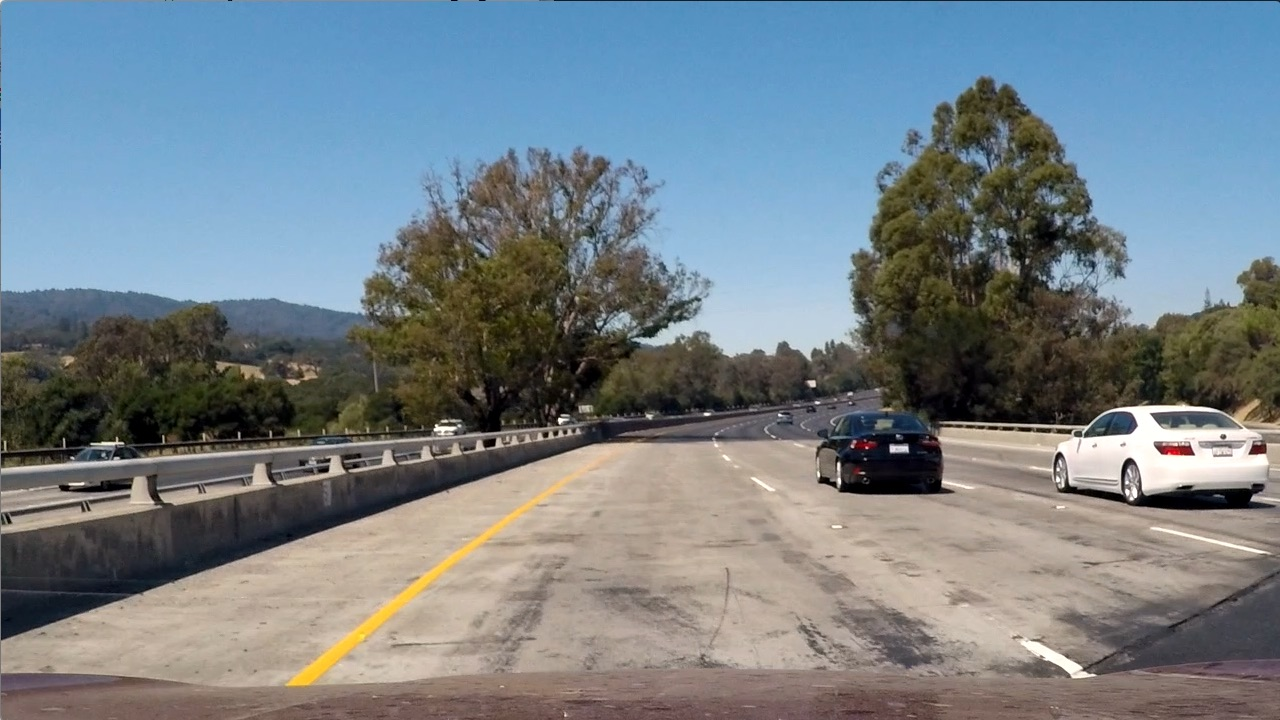
#> input picture test_images/test1.jpg, 1280 x 720 px; its folder holds only this picture in this run
$ jupyter execute --allow-errors VehicleDetection.ipynb   (shell and % lines are left out)   (older library calls are emulated)
#> lines starting #> are read from the running program, lines starting #| are printed output that depends on the picture
# Vehicle Detection

The goals / steps of this project are the following:

* Perform a Histogram of Oriented Gradients (HOG) feature extraction on a labeled training set of images and train a classifier Linear SVM classifier
* Optionally, you can also apply a color transform and append binned color features, as well as histograms of color, to your HOG feature vector.
* Note: for those first two steps don't forget to normalize your features and randomize a selection for training and testing.
* Implement a sliding-window technique and use your trained classifier to search for vehicles in images.
* Run your pipeline on a video stream (start with the test_video.mp4 and later implement on full project_video.mp4) and create a heat map of recurring detections frame by frame to reject outliers and follow detected vehicles.
* Estimate a bounding box for vehicles detected.

[cell 1]
from sklearn.svm import LinearSVC
from sklearn.preprocessing import StandardScaler
from skimage.feature import hog
from sklearn.model_selection import train_test_split
from skimage.feature import hog
import matplotlib.pyplot as plt
import matplotlib.image as mpimg
import numpy as np
import pandas as pd
import cv2
import glob
import time

These functions are taken from Udacity's course samples and this github page. [Reference](https://github.com/NikolasEnt/Vehicle-Detection-and-Tracking)

[cell 2]
# A function to show an image
# [7 lines left out: function show_img, not called in this run]

def convert_color(img, conv='RGB2YCrCb'):
    if conv == 'RGB2YCrCb':
        return cv2.cvtColor(img, cv2.COLOR_RGB2YCrCb)
    if conv == 'BGR2YCrCb':
        return cv2.cvtColor(img, cv2.COLOR_BGR2YCrCb)
    if conv == 'RGB2LUV':
        return cv2.cvtColor(img, cv2.COLOR_RGB2LUV)

def get_hog_features(img, orient, pix_per_cell, cell_per_block,
                        vis=False, feature_vec=True):
    # Call with two outputs if vis==True
    if vis == True:
        features, hog_image = hog(img, orientations=orient,
                                  pixels_per_cell=(pix_per_cell, pix_per_cell),
                                  cells_per_block=(cell_per_block, cell_per_block),
                                  block_norm= 'L2-Hys',
                                  transform_sqrt=False,
                                  visualise=vis, feature_vector=feature_vec)
        return features, hog_image
    # Otherwise call with one output
    else:
        features = hog(img, orientations=orient,
                       pixels_per_cell=(pix_per_cell, pix_per_cell),
                       cells_per_block=(cell_per_block, cell_per_block),
                       block_norm= 'L2-Hys',
                       transform_sqrt=False,
                       visualise=vis, feature_vector=feature_vec)
        return features

def bin_spatial(img, size=(32, 32)):
    color1 = cv2.resize(img[:,:,0], size).ravel()
    color2 = cv2.resize(img[:,:,1], size).ravel()
    color3 = cv2.resize(img[:,:,2], size).ravel()
    return np.hstack((color1, color2, color3))

def color_hist(img, nbins=32):    #bins_range=(0, 256)
    # Compute the histogram of the color channels separately
    channel1_hist = np.histogram(img[:,:,0], bins=nbins)
    channel2_hist = np.histogram(img[:,:,1], bins=nbins)
    channel3_hist = np.histogram(img[:,:,2], bins=nbins)
    # Concatenate the histograms into a single feature vector
    hist_features = np.concatenate((channel1_hist[0], channel2_hist[0], channel3_hist[0]))
    # Return the individual histograms, bin_centers and feature vector
    return hist_features

[cell 3]
# Define a function to extract features from a list of images
# Have this function call bin_spatial() and color_hist()
def extract_features(imgs, color_space='RGB', spatial_size=(32, 32),
                        hist_bins=32, orient=9,
                        pix_per_cell=8, cell_per_block=2, hog_channel=0,
                        spatial_feat=True, hist_feat=True, hog_feat=True):
    # Create a list to append feature vectors to
    features = []
    # Iterate through the list of images
    for file in imgs:
        file_features = []
        # Read in each one by one
        image = mpimg.imread(file)
        # apply color conversion if other than 'RGB'
        if color_space != 'RGB':
            if color_space == 'HSV':
                feature_image = cv2.cvtColor(image, cv2.COLOR_RGB2HSV)
            elif color_space == 'LUV':
                feature_image = cv2.cvtColor(image, cv2.COLOR_RGB2LUV)
            elif color_space == 'HLS':
                feature_image = cv2.cvtColor(image, cv2.COLOR_RGB2HLS)
            elif color_space == 'YUV':
                feature_image = cv2.cvtColor(image, cv2.COLOR_RGB2YUV)
            elif color_space == 'YCrCb':
                feature_image = cv2.cvtColor(image, cv2.COLOR_RGB2YCrCb)
        else: feature_image = np.copy(image)

        if spatial_feat == True:
            spatial_features = bin_spatial(feature_image, size=spatial_size)
            file_features.append(spatial_features)
        if hist_feat == True:
            # Apply color_hist()
            hist_features = color_hist(feature_image, nbins=hist_bins)
            file_features.append(hist_features)
        if hog_feat == True:
        # Call get_hog_features() with vis=False, feature_vec=True
            if hog_channel == 'ALL':
                hog_features = []
                for channel in range(feature_image.shape[2]):
                    hog_features.append(get_hog_features(feature_image[:,:,channel],
                                        orient, pix_per_cell, cell_per_block,
                                        vis=False, feature_vec=True))
                hog_features = np.ravel(hog_features)
            else:
                hog_features = get_hog_features(feature_image[:,:,hog_channel], orient,
                            pix_per_cell, cell_per_block, vis=False, feature_vec=True)
            # Append the new feature vector to the features list
            file_features.append(hog_features)
        features.append(np.concatenate(file_features))
    # Return list of feature vectors
    return features

# Define a function that takes an image,
# start and stop positions in both x and y,
# window size (x and y dimensions),
# and overlap fraction (for both x and y)
def slide_window(img, x_start_stop=[None, None], y_start_stop=[None, None],
                    xy_window=(64, 64), xy_overlap=(0.5, 0.5)):
    # If x and/or y start/stop positions not defined, set to image size
    if x_start_stop[0] == None:
        x_start_stop[0] = 0
    if x_start_stop[1] == None:
        x_start_stop[1] = img.shape[1]
    if y_start_stop[0] == None:
        y_start_stop[0] = 0
    if y_start_stop[1] == None:
        y_start_stop[1] = img.shape[0]
    # Compute the span of the region to be searched
    xspan = x_start_stop[1] - x_start_stop[0]
    yspan = y_start_stop[1] - y_start_stop[0]
    # Compute the number of pixels per step in x/y
    nx_pix_per_step = np.int(xy_window[0]*(1 - xy_overlap[0]))
    ny_pix_per_step = np.int(xy_window[1]*(1 - xy_overlap[1]))
    # Compute the number of windows in x/y
    nx_buffer = np.int(xy_window[0]*(xy_overlap[0]))
    ny_buffer = np.int(xy_window[1]*(xy_overlap[1]))
    nx_windows = np.int((xspan-nx_buffer)/nx_pix_per_step)
    ny_windows = np.int((yspan-ny_buffer)/ny_pix_per_step)
    # Initialize a list to append window positions to
    window_list = []
    # Loop through finding x and y window positions
    # Note: you could vectorize this step, but in practice
    # you'll be considering windows one by one with your
    # classifier, so looping makes sense
    for ys in range(ny_windows):
        for xs in range(nx_windows):
            # Calculate window position
            startx = xs*nx_pix_per_step + x_start_stop[0]
            endx = startx + xy_window[0]
            starty = ys*ny_pix_per_step + y_start_stop[0]
            endy = starty + xy_window[1]

            # Append window position to list
            window_list.append(((startx, starty), (endx, endy)))
    # Return the list of windows
    return window_list

# Define a function to draw bounding boxes
# [9 lines left out: function draw_boxes, not called in this run]

### Histogram of Oriented Gradients (HOG)

#### 1. Explain how (and identify where in your code) you extracted HOG features from the training images.
The project is using HoG Feautures to identify the vehicles. A sample of the data set is added below.
The code for this step is contained in the second code cell of the IPython notebook.
I started by reading in all the `vehicle` and `non-vehicle` images.  Here is an example of one of each of the `vehicle` and `non-vehicle` classes:

I then explored different color spaces (HLS, HSV, LUV) parameters (`orientations`, `pixels_per_cell`, and `cells_per_block`).  Looks like LUV looks better for my outputs.

[cell 4]
images = glob.glob('*vehicles/*/*')
cars = []
notcars = []
for image in images:
    if 'non' in image:
        notcars.append(image)
    else:
        cars.append(image)
## Uncomment if you need to reduce the sample size
sample_size = 1000
cars = cars[0:sample_size]
notcars = notcars[0:sample_size]
print(len(cars))
print(len(notcars))

#> (the rest of this cell did not finish here and is left out)

[cell 5]
color_space = 'LUV' # Can be RGB, HSV, LUV, HLS, YUV, YCrCb
orient = 12  # HOG orientations
pix_per_cell = 8 # HOG pixels per cell
cell_per_block = 2 # HOG cells per block
hog_channel = 0 # Can be 0, 1, 2, or "ALL"
spatial_size = (16, 16) # Spatial binning dimensions
hist_bins = 32    # Number of histogram bins
spatial_feat = True # Spatial features on or off
hist_feat = True # Histogram features on or off
hog_feat = True # HOG features on or off

car_features = extract_features(cars, color_space=color_space,
                        spatial_size=spatial_size, hist_bins=hist_bins,
                        orient=orient, pix_per_cell=pix_per_cell,
                        cell_per_block=cell_per_block,
                        hog_channel=hog_channel, spatial_feat=spatial_feat,
                        hist_feat=hist_feat, hog_feat=hog_feat)
print('Car samples: ', len(car_features))
notcar_features = extract_features(notcars, color_space=color_space,
                        spatial_size=spatial_size, hist_bins=hist_bins,
                        orient=orient, pix_per_cell=pix_per_cell,
                        cell_per_block=cell_per_block,
                        hog_channel=hog_channel, spatial_feat=spatial_feat,
                        hist_feat=hist_feat, hog_feat=hog_feat)
#> further down, image is the input picture: shape (720, 1280, 3); mean R, G, B 117.5, 128.7, 135.5
print('Notcar samples: ', len(notcar_features))
X = np.vstack((car_features, notcar_features)).astype(np.float64)

#> (the rest of this cell did not finish here and is left out)

# Classifier and Training Process
Normalizing the data helps in making sure the classifier isn't biased towards the training data. Feauture list was normalized using standard scalar.

Linear SVM performed well compared to other classifiers and its accuracy changed according to the orientations and pix per cells configs. I settled down with the values I have above.

[cell 6]
# Define a function to extract features from a single image window
# This function is very similar to extract_features()
# just for a single image rather than list of images
# [77 lines left out: functions single_img_features, search_windows, not called in this run]

- The functions were taken from udacity's lectures. Sliding window actually helps in detecting the cars over the whole roi.

- The window size and overlap should be wisely selected. Size of the window should be compared to the size of an expected car. These parameters were set to mimic perspective.

Sample results are down below.

[cell 7]
t=time.time() # Start time
#> (the rest of this cell did not finish here and is left out)

#> `windows = slide_window(image, x_start_stop=[None, None], y_start_stop=..`: windows = 790 items
    hot_windows = []
    hot_windows += (search_windows(image, windows, svc, X_scaler, color_space=color_space,
                        spatial_size=spatial_size, hist_bins=hist_bins,
                        orient=orient, pix_per_cell=pix_per_cell,
                        cell_per_block=cell_per_block,
                        hog_channel=hog_channel, spatial_feat=spatial_feat,
                        hist_feat=hist_feat, hog_feat=hog_feat))
    window_img = draw_boxes(draw_image, hot_windows, color=(0, 0, 255), thick=6)
    show_img(window_img)
print(round(time.time()-t, 2), 'Seconds to process test images')

# False positive detection
- Classifier is detecting the cars pretty decently. But we will have a lot of boxes when the sliding window slides.
- False positives are reduced using a heatmap and a threshold
- ROI Has been reduced to just between the below boxes. Instead of searching the whole image, this reduces a lot of computation.
- Scale invariance is crucial for these classifiers. So, different ROI window sizes were applied on different areas (realized in the frame_proc function).

#> (a cell that did not finish here is left out)

#> (a cell that did not finish here is left out)

[cell 10]
def find_cars(img, ystart, ystop, xstart, xstop, scale, step):
    boxes = []
    draw_img = np.zeros_like(img)
    img_tosearch = img[int(ystart):int(ystop),int(xstart):int(xstop),:]
    ctrans_tosearch = convert_color(img_tosearch,'RGB2LUV')
    if scale != 1:
        imshape = ctrans_tosearch.shape
        ctrans_tosearch = cv2.resize(ctrans_tosearch, (np.int(imshape[1]/scale), np.int(imshape[0]/scale)))
    ch1 = ctrans_tosearch[:,:,0]
    ch2 = ctrans_tosearch[:,:,1]
    ch3 = ctrans_tosearch[:,:,2]
    # Define blocks and steps as above
    nxblocks = (ch1.shape[1] // pix_per_cell)-1
    nyblocks = (ch1.shape[0] // pix_per_cell)-1
    nfeat_per_block = orient*cell_per_block**2
    # 64 was the orginal sampling rate, with 8 cells and 8 pix per cell
    window = 64
    nblocks_per_window = (window // pix_per_cell) -1
    cells_per_step = step  # Instead of overlap, define how many cells to step
    nxsteps = (nxblocks - nblocks_per_window) // cells_per_step
    nysteps = (nyblocks - nblocks_per_window) // cells_per_step
    # Compute individual channel HOG features for the entire image
    hog1 = get_hog_features(ch1, orient, pix_per_cell, cell_per_block, feature_vec=False)
    for xb in range(nxsteps):
        for yb in range(nysteps):
            ypos = yb*cells_per_step
            xpos = xb*cells_per_step
            # Extract HOG for this patch
            hog_features = hog1[ypos:ypos+nblocks_per_window, xpos:xpos+nblocks_per_window].ravel()
            xleft = xpos*pix_per_cell
            ytop = ypos*pix_per_cell
            # Extract the image patch
            subimg = ctrans_tosearch[ytop:ytop+window, xleft:xleft+window]
            # Get color features
            spatial_features = bin_spatial(subimg, size=spatial_size)
            hist_features = color_hist(subimg, nbins=hist_bins)
            # Scale features and make a prediction
            test_features = X_scaler.transform(np.hstack((spatial_features, hist_features, hog_features)).reshape(1, -1))
            test_prediction = svc.predict(test_features)
            if test_prediction == 1:
                xbox_left = np.int(xleft*scale)+xstart
                ytop_draw = np.int(ytop*scale)
                win_draw = np.int(window*scale)
                boxes.append(((int(xbox_left), int(ytop_draw+ystart)),(int(xbox_left+win_draw),int(ytop_draw+win_draw+ystart))))
    return boxes

[cell 11]
from scipy.ndimage.measurements import label

THRES = 3 # Minimal overlapping boxes
#> THRES = 3
ALPHA = 0.75 # Filter parameter, weight of the previous measurements

#> (the rest of this cell did not finish here and is left out)

[cell 12]
# [7 lines left out: function add_heat, not called in this run]

def apply_threshold(heatmap, threshold): # Zero out pixels below the threshold in the heatmap
    heatmap[heatmap < threshold] = 0
    return heatmap

def filt(a,b,alpha): # Smooth the car boxes
    return a*alpha+(1.0-alpha)*b

def len_points(p1, p2): # Distance beetween two points
    return np.sqrt((p1[0]-p2[0])**2+(p1[1]-p2[1])**2)

def track_to_box(p): # Create box coordinates out of its center and span
    return ((int(p[0]-p[2]),int(p[1]-p[3])),(int(p[0]+p[2]), int(p[1]+p[3])))


# [42 lines left out: function draw_labeled_bboxes, not called in this run]

def frame_proc(img, video = False, vis = False, heat_map = False):
    boxes = []
    #if (video and n_count%1==0) or not video: # Skip every second video frame
    global heat_p, boxes_p, n_count
    heat = np.zeros_like(img[:,:,0]).astype(np.float)

    boxes = find_cars(img, 400, 650, 950, 1280, 2.0, 2)
    boxes += find_cars(img, 400, 500, 950, 1280, 1.5, 2)
    boxes += find_cars(img, 400, 650, 0, 330, 2.0, 2)
    boxes += find_cars(img, 400, 500, 0, 330, 1.5, 2)
    boxes += find_cars(img, 400, 460, 330, 950, 0.75, 3)
    for track in track_list:
        y_loc = track[1]+track[3]
        lane_w = (y_loc*2.841-1170.0)/3.0
        if lane_w < 96:
            lane_w = 96
        lane_h = lane_w/1.2
        lane_w = max(lane_w, track[2])
        xs = track[0]-lane_w
        xf = track[0]+lane_w
        if track[1] < Y_MIN:
            track[1] = Y_MIN
        ys = track[1]-lane_h
        yf = track[1]+lane_h
        if xs < 0: xs=0
        if xf > 1280: xf=1280
        if ys < Y_MIN - 40: ys=Y_MIN - 40
        if yf > 720: yf=720
        size_sq = lane_w / (0.015*lane_w+0.3)
        scale = size_sq / 64.0
        # Apply multi scale image windows
        boxes+=find_cars(img, ys, yf, xs, xf, scale, 2)
        boxes+=find_cars(img, ys, yf, xs, xf, scale*1.25, 2)
        boxes+=find_cars(img, ys, yf, xs, xf, scale*1.5, 2)
        boxes+=find_cars(img, ys, yf, xs, xf, scale*1.75, 2)
        if vis:
            cv2.rectangle(img, (int(xs), int(ys)), (int(xf), int(yf)), color=(0,255,0), thickness=3)
    heat = add_heat(heat, boxes)
    heat_l = heat_p + heat
    heat_p = heat
    heat_l = apply_threshold(heat_l,THRES) # Apply threshold to help remove false positives
    # Visualize the heatmap when displaying
    heatmap = np.clip(heat_l, 0, 255)
    if heat_map:
        show_img(heatmap)
    # Find final boxes from heatmap using label function
    labels = label(heatmap)
    #print((labels[0]))
    cars_boxes = draw_labeled_bboxes(labels)
    boxes_p = cars_boxes


    imp = draw_boxes(np.copy(img), cars_boxes, color=(0, 0, 255), thick=6)
    if vis:
        imp = draw_boxes(imp, boxes, color=(0, 255, 255), thick=2)
        for track in track_list:
            cv2.circle(imp, (int(track[0]), int(track[1])), 5, color=(255, 0, 255), thickness=4)
    n_count += 1
    return imp


#> (the rest of this cell did not finish here and is left out)

#> in frame_proc, `boxes = []`: boxes = []
#> in find_cars, `img_tosearch = img[int(ystart):int(ystop),int(xstart):int(xstop),:]`:
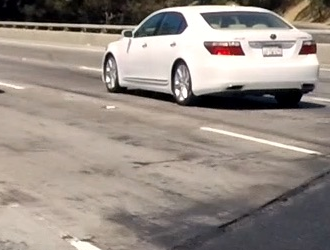
#> img_tosearch: shape (250, 330, 3); mean R, G, B 151.1, 140.6, 132.8
#> in find_cars, `ch1 = ctrans_tosearch[:,:,0]`:
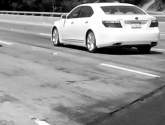
#> ch1: shape (125, 165); min 0, max 255, mean 148.2
#> in find_cars, `ch2 = ctrans_tosearch[:,:,1]`:
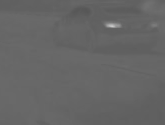
#> ch2: shape (125, 165); min 87, max 201, mean 101.3
#> in find_cars, `ch3 = ctrans_tosearch[:,:,2]`:
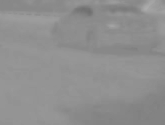
#> ch3: shape (125, 165); min 111, max 172, mean 143.4

[cell 13]
from moviepy.editor import VideoFileClip
n_count = 0

def process_image(image):
    image = cv2.cvtColor(image, cv2.COLOR_RGB2BGR)
    return cv2.cvtColor(frame_proc(image, video=True, vis=False), cv2.COLOR_BGR2RGB)

output_v = 'project_video_proc.mp4'
#> (the rest of this cell did not finish here and is left out)

$ run again, on test_images/test3.jpg
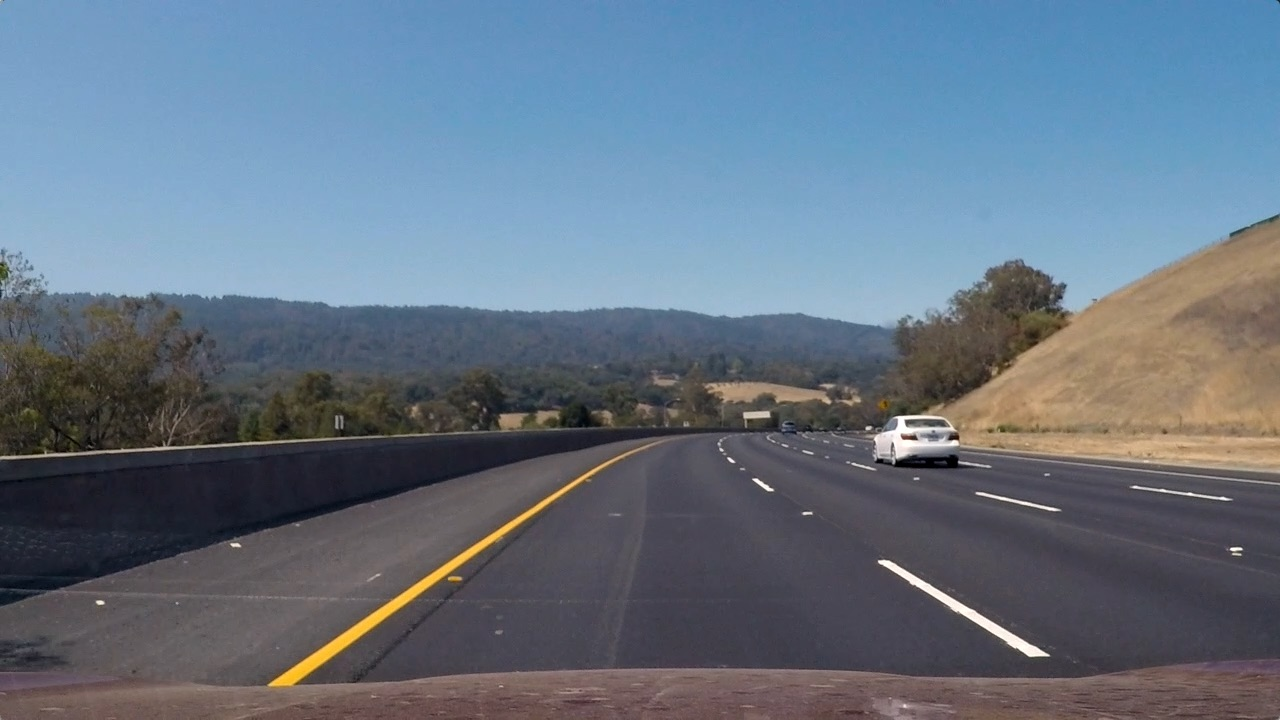
#> input picture test_images/test3.jpg, 1280 x 720 px
#> image is the input picture: shape (720, 1280, 3); mean R, G, B 101.1, 115.3, 130.7
#> windows = 790 items
#> THRES = 3
#> in frame_proc, `boxes = []`: boxes = []
#> ctrans_tosearch: shape (125, 165, 3); mean of channels 0, 1, 2 101.5, 100.5, 137.9
#> in find_cars, `ch2 = ctrans_tosearch[:,:,1]`:
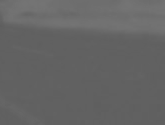
#> ch2: shape (125, 165); min 94, max 116, mean 100.5
#> in find_cars, `ch3 = ctrans_tosearch[:,:,2]`:
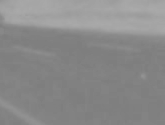
#> ch3: shape (125, 165); min 126, max 170, mean 137.9
